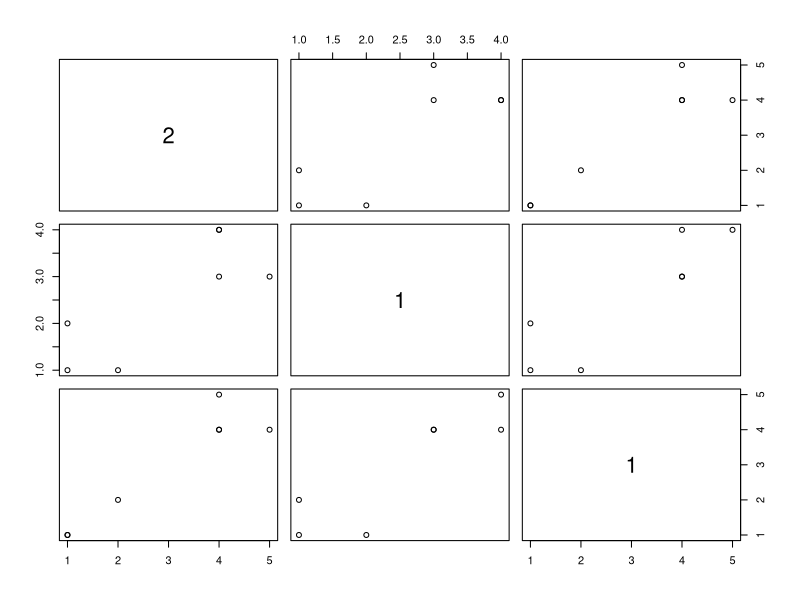

This figure's R source:
#################################################
#  Company    : Stevens 
#  Project    : CS-513
#  Purpose    : Final Exam Question - 3
#  First Name : Gopi
#  Last Name  : Miyani
#  Id			    : 10437266
#  Date       : 5/12/2019
#  Comments   : Following the instruction mentioned in the Final Exam Question - 3
#################################################
"
Use R/python to cluster (Algorithm=K-means; K=2) the seven (7) already normalized points in the accompanying table and answer a and b below:
"

rm(list = ls())

#Build Dataframe from the given Question Set
dataset <- data.frame("X" = c(1,5,4,4,1,4,2), "Y" = c(1,3,4,3,2,4,1), "Z" = c(1,4,5,4,1,4,2))
rownames(dataset) <- c("a", "b", "c", "d", "e", "f", "g")
dataset
#End Build Dataframe


#applying k means model and we set k==2
kmeans_2<- kmeans(dataset,2,nstart = 10)
# End Model Building

#Build Member of Cluster
kmeans_2$cluster
#End Cluster Building

#Coordinates with the cluster centers
kmeans_2$centers
#End

#Plot K-means cluster
plot(dataset, kmeans_2$cluster)
#End K-means Cluster Ploting